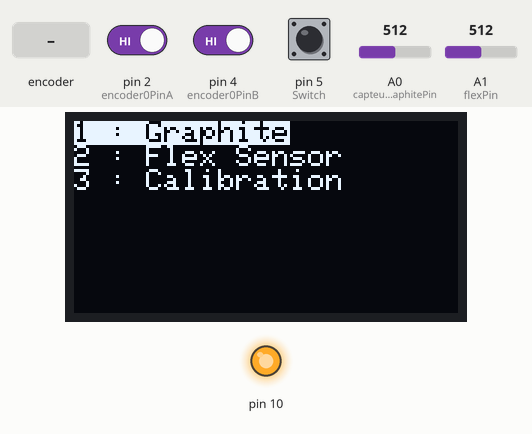
A sketch run on a simulated Arduino Uno, built with avr-gcc and run on an emulated ATmega328P. Parts: 128×64 one-colour display, output pins drawn as LEDs (lit = HIGH). The inputs (shaded band) are chosen by the test bench; at power-on: pin 5 (Switch) HIGH, A0 (capteurgraphitePin) = 512, pin 2 (encoder0PinA) HIGH, pin 4 (encoder0PinB) HIGH, A1 (flexPin) = 512. Pins used as bus, display or sensor lines are not drawn; what the sketch prints to the serial monitor is not drawn.

Above: at 9.0 s.
9.1 s: pin 5 (Switch) pulled LOW for 0.6 s
At 11.2 s:
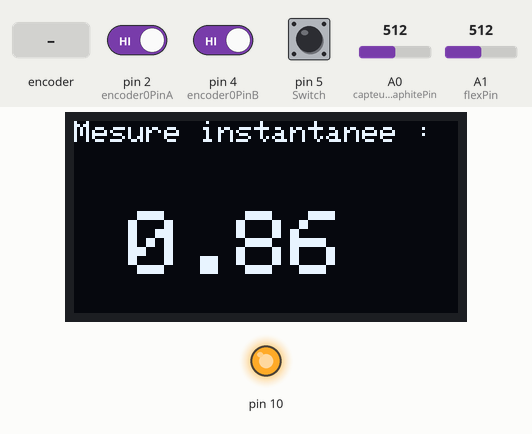
11.9 s: A0 (capteurgraphitePin) set to 492
At 12.7 s:
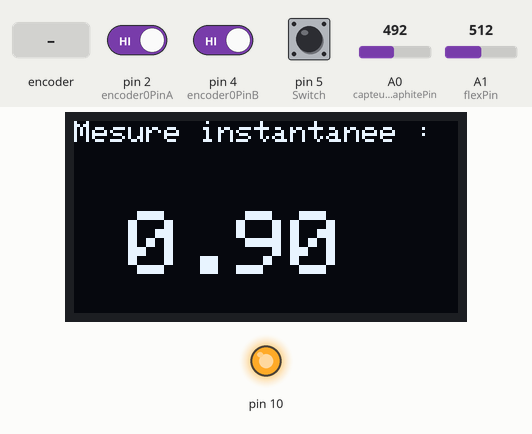
13.9 s: rotary encoder on pin 2 (encoder0PinA) / pin 4 (encoder0PinB) turned 2 steps (second pin leading)
At 16.1 s:
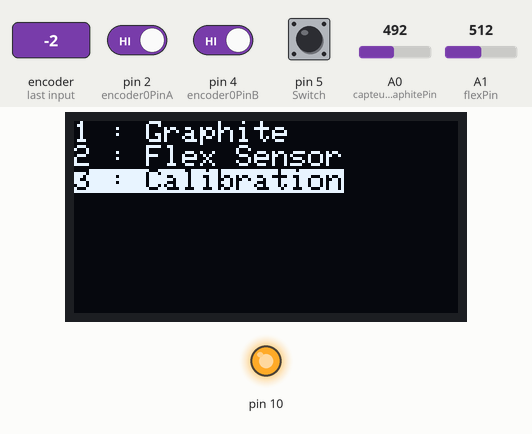
16.5 s: rotary encoder on pin 2 (encoder0PinA) / pin 4 (encoder0PinB) turned 1 step (first pin leading)
At 17.6 s:
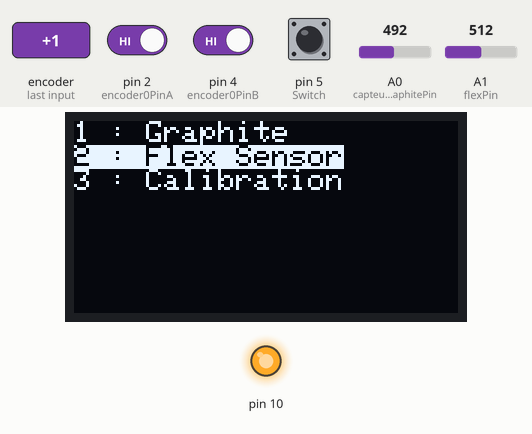
18.5 s: pin 5 (Switch) pulled LOW for 1 s
At 19.8 s:
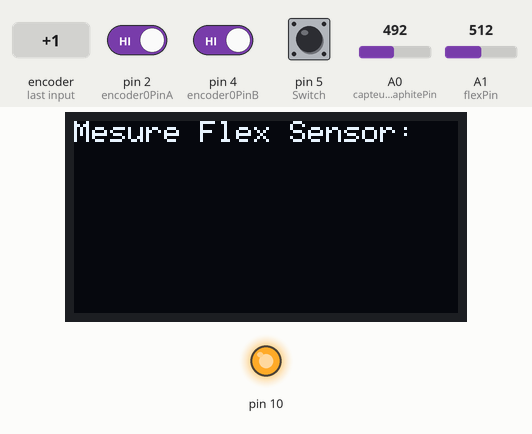
Timing chart, 0 to 21.5 s (numbered marks = the images above; inputs shaded):
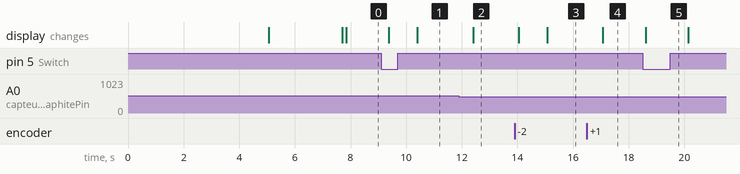

Measured:
- the behaviour switches between 509 and 508 on A0 (capteurgraphitePin) (found by bisection; images 1 and 2)
- after the input at 9.1 s, the display: first changes after 0.27 s (image 1 shows a later state)
- after the input at 11.9 s, the display: changes after 0.51 s (image 2)
- after the input at 13.9 s, the display: first changes after 0.14 s (image 3 shows a later state)
- after the input at 16.5 s, the display: changes after 0.58 s (image 4)
- after the input at 18.5 s, the display: changes after 0.11 s (image 5)

The sketch:

Code_Arduino_Inspir__Open_Source.ino
```cpp
//Bluetooth
#include <SoftwareSerial.h>
#define rxPin 8 // Correspondant à la broche tx du module bluetooth
#define txPin 7 // Correspondant à la broche Rx du module bluetooth
#define baudrate 9600
SoftwareSerial mySerial(rxPin ,txPin); //Definition du software serial


//OLED ATTENTION, la librarie utilisée (d'origine) consomme énormement de mémoire RAM en buffer.
// Si le programme ne lance rien, même pas le setup, le problème peut venir de là.
// On peut soit baisser le nombre de pixels dans l'écran, soit utiliser d'autres librairies moins gourmandes facilement trouvables sur internet.
#include <Adafruit_SSD1306.h>
#define nombreDePixelsEnLargeur 128        // Taille de l'écran OLED, en pixel, au niveau de sa largeur
#define nombreDePixelsEnHauteur 64        // Taille de l'écran OLED, en pixel, au niveau de sa hauteur
#define brocheResetOLED         -1          // Reset de l'OLED partagé avec l'Arduino (d'où la valeur à -1, et non un numéro de pin)
#define adresseI2CecranOLED     0x3C        // Adresse de "mon" écran OLED sur le bus i2c (généralement égal à 0x3C ou 0x3D)
Adafruit_SSD1306 ecranOLED(nombreDePixelsEnLargeur, nombreDePixelsEnHauteur, &Wire, brocheResetOLED);


// MESURE Pin pour mesure de la tension du capteur //////////
const int capteurgraphitePin = A0;  // Pin A0
float calibre = pow(10,-6); // pour avoir des Mohms
// Variables pour éviter le delay
unsigned long previousMillis = 0;        // will store last time LED was updated
// Variable pour cadencer l'acquisition
const long interval = 500;           // interval at which to blink (milliseconds) for MesureINST


// MESURE FLEX SENSOR
const int flexPin = A1;      // Pin connected to voltage divider output
const float VCC = 5;      // voltage at Ardunio 5V line
const float R_DIV = 10000.0;  // resistor used to create a voltage divider
const float flatResistance = 30000.0; // resistance when flat
const float bendResistance = 90000.0;  // resistance at 90 deg

//ENCODEUR ROTATOIRE
#define encoder0PinA  2  //CLK Output A Do not use other pin for clock as we are using interrupt
#define encoder0PinB  4  //DT Output B
#define Switch 5 // Switch connection if available

volatile int encoder0Pos = 1;

// Digital Potentiometer
#include <SPI.h>
const byte csPin           = 11;      // MCP42100 chip select pin
const int  maxPositions    = 256;     // wiper can move from 0 to 255 = 256 Positions
const long rAB             = 52200;   // 50k pot resistance between terminals A and B, mais pour ajuster au multimètre, je mets 47500
const byte rWiper          = 125;     // 125 ohms pot wiper resistance
const byte pot0            = 0x11;    // pot0 addr // B 0001 0001
const byte pot0Shutdown    = 0x21;    // pot0 shutdown // B 0010 0001
long R3;                              // Valeur de R3 calculé en sortir du potentiomètre
int PotPos;                           // Valeur de la position du potentiomètre entre 0 et 255


// MENU ///////////////////////////
int Position = 1; // Position par défaut dans le menu
int OK=0;  //Indicateur si SWITCH enclecnhé
String text1="1 : Graphite"; // Les différents menus
String text3="2 : Flex Sensor";
String text4="3 : Calibration";

// Permet de gérer le potentiomètre
void setPotWiper(int addr, int pos) {
  pos = constrain(pos, 0, 255);            // limit wiper setting to range of 0 to 255
  digitalWrite(csPin, LOW);                // select chip
  SPI.transfer(addr);                      // configure target pot with wiper Position
  SPI.transfer(pos);
  digitalWrite(csPin, HIGH);               // de-select chip

  R3 = ((rAB * pos) / maxPositions ) + rWiper; // Calcul de R3 (résistance entre wiper et B)
  Serial.print(F(" Resistance wiper to B terminal: "));
  Serial.print(R3);
}

void setup() {
    // Initialisation de l'écran OLED
  if(!ecranOLED.begin(SSD1306_SWITCHCAPVCC, adresseI2CecranOLED))
    while(1);
  mySerial.begin(baudrate); // Initialiser le port bluetooth
  Serial.begin(baudrate); // Initialiser le port série
  pinMode(encoder0PinA, INPUT);
  digitalWrite(encoder0PinA, HIGH);       // turn on pullup resistor

  pinMode(encoder0PinB, INPUT);
  digitalWrite(encoder0PinB, HIGH);       // turn on pullup resistor

  pinMode(Switch,INPUT_PULLUP);

  attachInterrupt(0, doEncoder, RISING); // encoder pin on interrupt 0 - pin2

  Serial.begin (9600);

  digitalWrite(csPin, HIGH);        // chip select default to de-selected
  SPI.begin();
  delay(5000);
  PotPos=Calibration();             // Calibration du potentiomètre en fonction du capteur
}


void loop() {
  ChoixMenu(); // Affiche le menu et ses choix en boucle
}


void ChoixMenu(){
  // // MENU
  unsigned long currentMillis = millis ();
  if (currentMillis - previousMillis >= 500)
  {
    previousMillis = currentMillis;
    ecranOLED.clearDisplay();                                   // Effaçage de l'intégralité du buffer
    ecranOLED.setTextSize(1);                           // Taille du texte
    ecranOLED.setCursor(0, 0);                          // Placement du texte
    ecranOLED.setTextColor(SSD1306_WHITE, SSD1306_BLACK);   // Couleur du texte, et couleur du fond
    //setPotWiper(pot0,7);
    Valider_Menu();
   // Fonction primordiale : vérifie si les boutons physiques ne sont pas appuyé et ajuste la variable position, OK et OK_TEL (si un bouton sur tél n'est pas cliqué)
    if(Position==1)                       // Si nous sommes en position 1, affiche le texte correspondant (effet de surbrillance)
    {
      ecranOLED.setTextColor(SSD1306_BLACK, SSD1306_WHITE);
      ecranOLED.println(text1);
      ecranOLED.setTextColor(SSD1306_WHITE, SSD1306_BLACK);
      ecranOLED.println(text3);
      ecranOLED.println(text4);
      ecranOLED.display();                            // Transfert le buffer à l'écran

      if (OK==1){
        OK=0;
        MesureINST();
      }

    }

    else if (Position==2)// Si nous sommes en position 3, affiche le texte correspondant (effet de surbrillance)
    {
      ecranOLED.println(text1);
      ecranOLED.setTextColor(SSD1306_BLACK, SSD1306_WHITE);
      ecranOLED.println(text3);
      ecranOLED.setTextColor(SSD1306_WHITE, SSD1306_BLACK);
      ecranOLED.println(text4);
      ecranOLED.display();                            // Transfert le buffer à l'écran
      if (OK==1){
        OK=0;
        FlexSensor();
      }

    }
    else if (Position==3)// Si nous sommes en position 4, affiche le texte correspondant (effet de surbrillance)
    {
      ecranOLED.println(text1);
      ecranOLED.println(text3);
      ecranOLED.setTextColor(SSD1306_BLACK, SSD1306_WHITE);
      ecranOLED.println(text4);
      ecranOLED.display();

      if (OK==1){
        OK=0;
        Calibration();
      }

    }
  }
}

void doEncoder() {
  if (digitalRead(encoder0PinA)==HIGH && digitalRead(encoder0PinB)==HIGH) {
    encoder0Pos++;
    Position=encoder0Pos;
    Serial.println (encoder0Pos, DEC);  //Angle = (360 / Encoder_Resolution) * encoder0Pos
  } else if (digitalRead(encoder0PinA)==HIGH && digitalRead(encoder0PinB)==LOW) {
    encoder0Pos--;
    Position=encoder0Pos;
    Serial.println (encoder0Pos, DEC);  //Angle = (360 / Encoder_Resolution) * encoder0Pos
  }
}


void FlexSensor(){
  int ADCflex;
  float Vflex;
  float Rflex;
  ecranOLED.clearDisplay();                                   // Effaçage de l'intégralité du buffer
  ecranOLED.setTextSize(1);                   // Taille des caractères (1:1, puis 2:1, puis 3:1)
  ecranOLED.setCursor(0, 0);
  ecranOLED.setTextColor(SSD1306_WHITE, SSD1306_BLACK);   // Couleur du texte, et couleur du fond
  ecranOLED.println(F("Mesure Flex Sensor:"));
  ecranOLED.display();
  delay(1000);
  do
  {
  // Read the ADC, and calculate voltage and resistance from it
  ADCflex = analogRead(flexPin);
  Vflex = ADCflex * VCC / 1024.0;
  Rflex = R_DIV * (VCC / Vflex - 1.0); // Calcul de la résistance du flex
  // Use the calculated resistance to estimate the sensor's bend angle:
  // float angle = map(Rflex, flatResistance, bendResistance, 0, 90.0);
  // Serial.println("Bend: " + String(angle) + " degrees");
  delay(500);
  DisplayAndTransmitter(Rflex,3);
  Valider_Menu();
  }while (Position==2);


  ecranOLED.clearDisplay();                                   // Effaçage de l'intégralité du buffer
  ecranOLED.setCursor(0, 0);
  ecranOLED.setTextSize(1);
  ecranOLED.setTextColor(SSD1306_WHITE, SSD1306_BLACK);   // Couleur du texte, et couleur du fond
  ecranOLED.println(text1);
  ecranOLED.setTextColor(SSD1306_BLACK, SSD1306_WHITE);
  ecranOLED.println(text3);
  ecranOLED.setTextColor(SSD1306_WHITE, SSD1306_BLACK);
  ecranOLED.println(text4);
  ecranOLED.display();
  delay(1000);
}


void MesureINST()
{
  float R4=100000;
  int Vcc=5;
  float R2=100000;
  int R1=10000;
  float Vadc=0;
  float Res=-1;
  // Affichage de mesureINST avant les mesures réelles, comme cela, l'utilisateur peut arrêter d'appuyer sur le bouton OK et cela évite de le faire sortir du programme
  ecranOLED.clearDisplay();                                   // Effaçage de l'intégralité du buffer
  ecranOLED.setTextSize(1);                   // Taille des caractères (1:1, puis 2:1, puis 3:1)
  ecranOLED.setCursor(0, 0);
  ecranOLED.setTextColor(SSD1306_WHITE, SSD1306_BLACK);   // Couleur du texte, et couleur du fond
  ecranOLED.println(F("Mesure instantannee : "));
  ecranOLED.display();
  delay(1000);
  do
  {
    // MESURE
    unsigned long currentMillis = millis();
    if (currentMillis - previousMillis >= interval) {
      previousMillis = currentMillis;
      Vadc = analogRead(capteurgraphitePin)*5.0/1024.0; // Valeur lu en voltage sortant du capteur
      Res=(R2*(1+R4/R3)*(Vcc/Vadc)-R2-R1)*calibre; // Calcul de la résistance
      Serial.print("Vadc = ");
      Serial.println(Vadc*1024/5);
      DisplayAndTransmitter(Res,1); // Transmet la donnée à afficher à l'ordi, à l'écran et au bluetooth
      Valider_Menu();
      }
  }while(Position==1);


  ecranOLED.clearDisplay();                                   // Efface l'intégralité du buffer
  ecranOLED.setCursor(0, 0);
  ecranOLED.setTextSize(1);
  ecranOLED.setTextColor(SSD1306_BLACK, SSD1306_WHITE);   // Couleur du texte, et couleur du fond
  ecranOLED.println(text1);
  ecranOLED.setTextColor(SSD1306_WHITE, SSD1306_BLACK);   // Couleur du texte, et couleur du fond
  ecranOLED.println(text3);
  ecranOLED.println(text4);
  ecranOLED.display();
  delay(1000);

}

void DisplayAndTransmitter(float VALUE, int choix){
  char ResASCII[10];
  dtostrf(VALUE, 5, 2, ResASCII); //Transforme le float en chaîne de caractères
  ecranOLED.clearDisplay();                                   // Efface l'intégralité du buffer
  ecranOLED.setTextSize(1);                   // Taille des caractères (1:1, puis 2:1, puis 3:1)
  ecranOLED.setCursor(0, 0);
  ecranOLED.setTextColor(SSD1306_WHITE, SSD1306_BLACK);   // Couleur du texte, et couleur du fond
  if(choix==1){ecranOLED.println(F("Mesure instantanee :"));}
  else if(choix==2){ecranOLED.println(F("Mesure moyennee :"));}
  else if(choix==3){ecranOLED.println(F("Mesure Flex Sensor :"));dtostrf(VALUE, 5, 0, ResASCII);}
  else if(choix==4){ecranOLED.println(F("Calibration en cours"));}
  ecranOLED.setTextSize(3);                   // Ecris en gros
  ecranOLED.setCursor(0, 30); // Ecris à gauche de l'écran
  ecranOLED.print(ResASCII); // Envoyer sur l'écran la valeur
  mySerial.write(ResASCII); // Envoyer sur le port bluetooth la valeur acquise
  Serial.println(ResASCII); // Afficher sur le port série la valeur de la tension mesuré en bytes
  ecranOLED.display();                            // Transfert du buffer à l'écran
  delay(100);

}


void Valider_Menu(){
  if (digitalRead(Switch)==LOW){
    OK=1;
  }
}


//Calibration basée sur un principe de dichotimie. Essaie de se placer au centre de la plage des 1024 valeurs.
int Calibration(){
  ecranOLED.clearDisplay();                                   // Efface l'intégralité du buffer
  ecranOLED.setTextSize(1);                   // Taille des caractères (1:1, puis 2:1, puis 3:1)
  ecranOLED.setCursor(0, 0);
  ecranOLED.setTextColor(SSD1306_WHITE, SSD1306_BLACK);   // Couleur du texte, et couleur du fond
  ecranOLED.println(F("Calibration en cours"));
  ecranOLED.display();
  delay(2000);
  int Vadc=0;
  int tolerance=40; //Tolerance : 512+-20
  int V_Cible = 512;
  int a = 0;
  int b = 255;
  int ite=0;
  while(abs(Vadc - V_Cible) > tolerance)
  {
    Vadc=0;
    ite++;
    PotPos = (a + b)/2; // Prend le milieu  des 2 valeurs précédentes
    setPotWiper(pot0,int(PotPos));
    for(int i=0;i<3;i++)
    {
      Vadc += analogRead(capteurgraphitePin);
      delay(200);
    }
    Vadc = int(Vadc/3);
    Serial.print(F("Position Pota :"));
    Serial.print(PotPos);
    Serial.print(F(". Valeur lue :"));
    Serial.println(Vadc); // Afficher sur le port série la valeur de la tension mesuré en bytes
    DisplayAndTransmitter(PotPos,4);
    if(Vadc > V_Cible){ // on change le minimum ou le maximum
      a = PotPos;}
    else{
      b = PotPos;}
    if(ite>12){break;}
  }
  Serial.print(F("Finie. Pota en "));
  Serial.println(PotPos); // Afficher sur le port série la valeur de la tension mesuré en bytes
  return PotPos;

}
```
